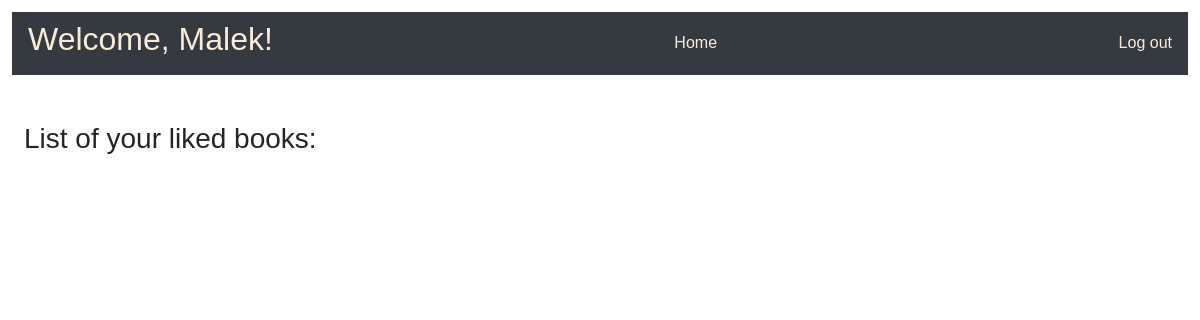
Page /books/show_user_profile/ (signed in) on the earlier database version.
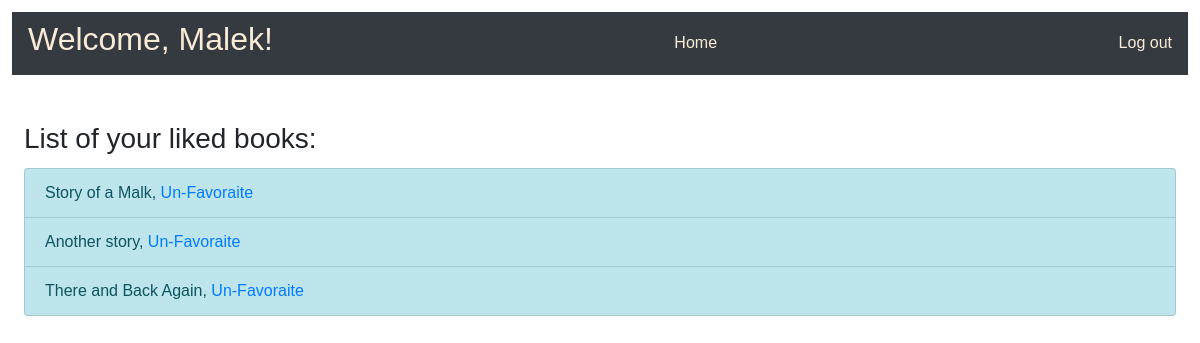
Same page on the later database version.
### favorite_books_app/models.py (models this page shows)
class Book(models.Model):
    title = models.CharField(max_length = 255)
    desc = models.TextField()
    uploaded_by = models.ForeignKey(User, related_name='books_uploaded', on_delete = models.CASCADE)
    users_who_like = models.ManyToManyField(User, related_name='liked_books')
    created_at = models.DateTimeField(auto_now_add = True)
    updated_at = models.DateTimeField(auto_now = True)
    objects = BookManager()

### favorite_books_app/views.py (the view)
# urls.py: path('show_user_profile/', views.show_user_profile),
def show_user_profile(request):
    user = User.objects.get(id = request.session['id'])
    context ={
        'user' : user,
        'liked_books' : user.liked_books.all(),
    }
    return render(request, 'user.html', context)

### favorite_books_app/templates/user.html (shortened to what this page needs)
<!DOCTYPE html>
<html lang="en">
<head>
    {% load static %}
    <link rel="stylesheet" href="https://cdn.jsdelivr.net/npm/bootstrap@4.6.2/dist/css/bootstrap.min.css">
    <link rel="stylesheet" href="{% static 'css/styling.css' %}">
</head>
<body>
    <header class="navbar navbar-primary bg-dark">
        <h2>Welcome, {{ request.session.first_name }}!</h2>
        <p class="link_container"><a href="/books/" class="navbar_link">Home</a></p>
        <p class="link_container"><a href="/logout/" class="navbar_link">Log out</a></p>
    </header>
    <main>
        <section  class="book_show">
            <h3>List of your liked books:</h3>
            <ul class="list-group">
                {% for book in liked_books %}
                <li class="list-group-item list-group-item-info">{{ book.title }}, <a href="/books/remove_favoraite/{{book.id}}">Un-Favoraite</a></li>
                {% endfor %}
            </ul>
        </section>
    </main>
</body>
</html>

Differences in the rows shown:
added Book: title "Story of a Malk"
added Book: title "Another story"
now on this page (row unchanged): Book: title "There and Back Again"
